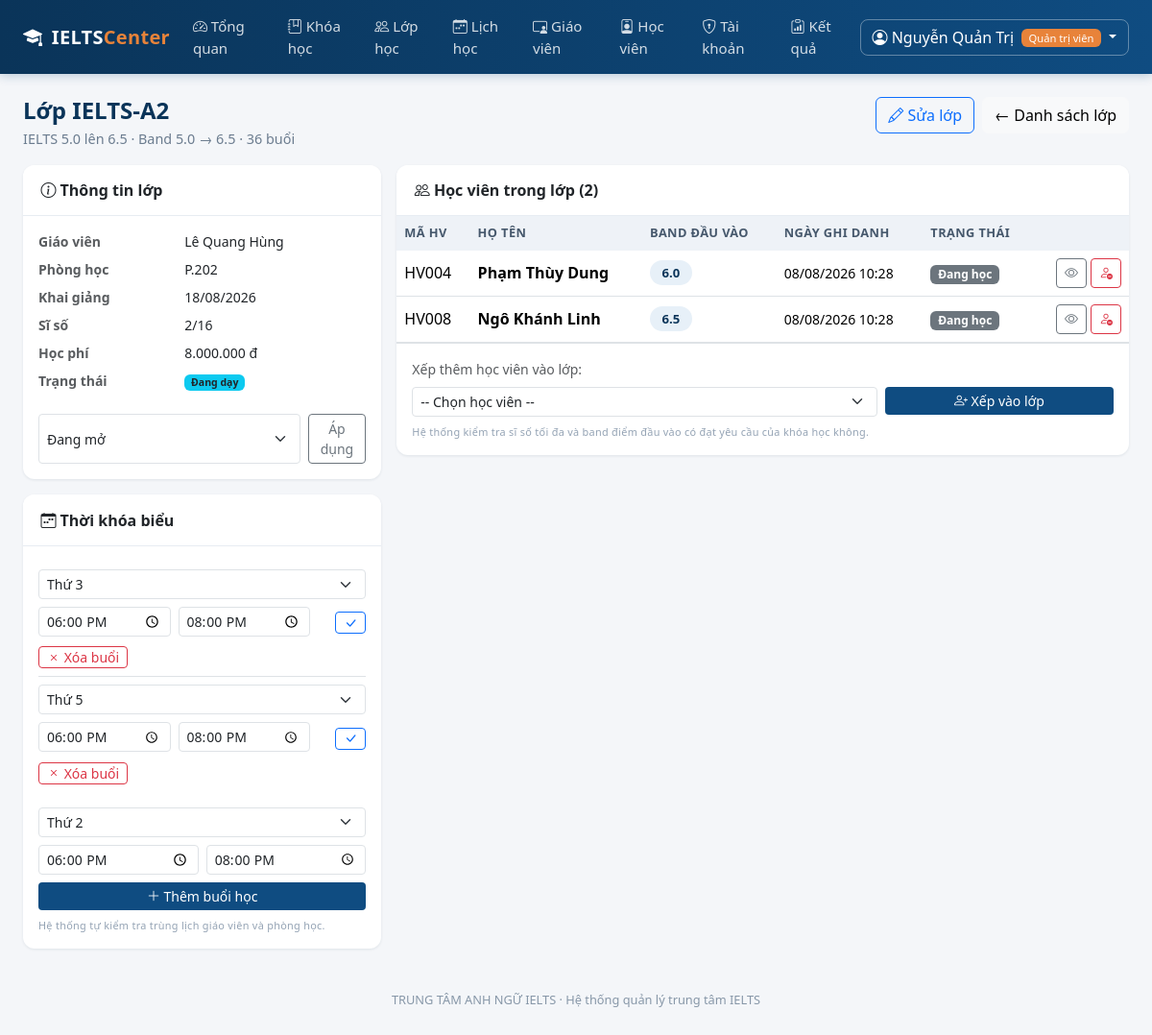
Page /quan-tri/lop-hoc/2 (signed in) on the committed database.
### models.py (models this page shows, shortened)
class User(UserMixin, db.Model):
    __tablename__ = "users"
    id = db.Column(db.Integer, primary_key=True)
    username = db.Column(db.String(50), unique=True, nullable=False, index=True)
    password_hash = db.Column(db.String(255), nullable=False)
    role = db.Column(db.String(20), nullable=False, default=ROLE_STUDENT)
    full_name = db.Column(db.String(120), nullable=False)
    email = db.Column(db.String(120))
    phone = db.Column(db.String(20))
    is_locked = db.Column(db.Boolean, default=False, nullable=False)
    failed_logins = db.Column(db.Integer, default=0, nullable=False)
    created_at = db.Column(db.DateTime, default=datetime.now)
    teacher = db.relationship(
        "TeacherProfile", back_populates="user", uselist=False, cascade="all, delete-orphan"
    )
    student = db.relationship(
        "StudentProfile", back_populates="user", uselist=False, cascade="all, delete-orphan"
    )
    @property
    def role_label(self):
        return ROLE_LABELS.get(self.role, self.role)
    @property
    def is_admin(self):
        return self.role == ROLE_ADMIN

class ClassRoom(db.Model):
    __tablename__ = "classes"
    id = db.Column(db.Integer, primary_key=True)
    code = db.Column(db.String(20), unique=True, nullable=False)
    course_id = db.Column(db.Integer, db.ForeignKey("courses.id"), nullable=False)
    teacher_id = db.Column(db.Integer, db.ForeignKey("teacher_profiles.id"))
    room = db.Column(db.String(30))
    start_date = db.Column(db.Date)
    max_size = db.Column(db.Integer, default=20, nullable=False)
    status = db.Column(db.String(20), default="open", nullable=False)
    course = db.relationship("Course", back_populates="classes")
    teacher = db.relationship("TeacherProfile", back_populates="classes")
    schedules = db.relationship(
        "Schedule", back_populates="classroom", cascade="all, delete-orphan"
    )
    enrollments = db.relationship(
        "Enrollment", back_populates="classroom", cascade="all, delete-orphan"
    )
    @property
    def status_label(self):
        return CLASS_STATUS.get(self.status, self.status)
    @property
    def current_size(self):
        return len([e for e in self.enrollments if e.status in ("studying", "reserved")])

class Course(db.Model):
    __tablename__ = "courses"
    id = db.Column(db.Integer, primary_key=True)
    code = db.Column(db.String(20), unique=True, nullable=False)
    name = db.Column(db.String(150), nullable=False)
    entry_band = db.Column(db.Float, nullable=False)
    target_band = db.Column(db.Float, nullable=False)
    sessions = db.Column(db.Integer, nullable=False, default=36)
    tuition = db.Column(db.Integer, nullable=False, default=0)   # hoc phi (VND)
    is_open = db.Column(db.Boolean, default=True, nullable=False)
    description = db.Column(db.Text)
    classes = db.relationship("ClassRoom", back_populates="course")

class Enrollment(db.Model):
    __tablename__ = "enrollments"
    __table_args__ = (db.UniqueConstraint("student_id", "class_id", name="uq_student_class"),)
    id = db.Column(db.Integer, primary_key=True)
    student_id = db.Column(db.Integer, db.ForeignKey("student_profiles.id"), nullable=False)
    class_id = db.Column(db.Integer, db.ForeignKey("classes.id"), nullable=False)
    enrolled_at = db.Column(db.DateTime, default=datetime.now)
    status = db.Column(db.String(20), default="studying", nullable=False)
    student = db.relationship("StudentProfile", back_populates="enrollments")
    classroom = db.relationship("ClassRoom", back_populates="enrollments")
    scores = db.relationship(
        "ScoreRecord", back_populates="enrollment", cascade="all, delete-orphan"
    )
    @property
    def status_label(self):
        return ENROLL_STATUS.get(self.status, self.status)

class Schedule(db.Model):
    __tablename__ = "schedules"
    id = db.Column(db.Integer, primary_key=True)
    class_id = db.Column(db.Integer, db.ForeignKey("classes.id"), nullable=False)
    weekday = db.Column(db.Integer, nullable=False)      # 0 = Thu 2
    start_time = db.Column(db.String(5), nullable=False)  # 'HH:MM'
    end_time = db.Column(db.String(5), nullable=False)
    classroom = db.relationship("ClassRoom", back_populates="schedules")

class StudentProfile(db.Model):
    __tablename__ = "student_profiles"
    id = db.Column(db.Integer, primary_key=True)
    user_id = db.Column(db.Integer, db.ForeignKey("users.id"), unique=True, nullable=False)
    code = db.Column(db.String(20), unique=True)   # ma hoc vien
    dob = db.Column(db.Date)
    address = db.Column(db.String(200))
    entry_band = db.Column(db.Float)               # band kiem tra dau vao
    is_active = db.Column(db.Boolean, default=True, nullable=False)
    user = db.relationship("User", back_populates="student")
    enrollments = db.relationship(
        "Enrollment", back_populates="student", cascade="all, delete-orphan"
    )
    @property
    def full_name(self):
        return self.user.full_name

### blueprints/admin.py (the view)
@admin_bp.route("/lop-hoc/<int:class_id>")
def class_detail(class_id):
    classroom = db.session.get(ClassRoom, class_id)
    if classroom is None:
        flash("Không tìm thấy lớp học.", "danger")
        return redirect(url_for("admin.classes"))
    active_enrollments = [e for e in classroom.enrollments if e.status != "stopped"]
    enrolled_ids = [e.student_id for e in classroom.enrollments]
    available_students = (
        StudentProfile.query.join(User)
        .filter(StudentProfile.is_active.is_(True), ~StudentProfile.id.in_(enrolled_ids or [0]))
        .order_by(User.full_name)
        .all()
    )
    return render_template(
        "admin/class_detail.html",
        classroom=classroom,
        active_enrollments=active_enrollments,
        weekdays=WEEKDAYS,
        available_students=available_students,
        enroll_status=ENROLL_STATUS,
    )

### templates/admin/class_detail.html (shortened to what this page needs)
{% extends "base.html" %}
{% block content %}
<div class="d-flex justify-content-between align-items-start mb-3 flex-wrap gap-2">
  <div>
    <h4 class="page-title mb-1">Lớp {{ classroom.code }}</h4>
    <p class="page-sub mb-0">
      {{ classroom.course.name }} · Band {{ classroom.course.entry_band }} → {{ classroom.course.target_band }}
      · {{ classroom.course.sessions }} buổi
    </p>
  </div>
  <div class="d-flex gap-2">
    <a href="{{ url_for('admin.class_form', class_id=classroom.id) }}" class="btn btn-outline-primary"><i class="bi bi-pencil"></i> Sửa lớp</a>
    <a href="{{ url_for('admin.classes') }}" class="btn btn-light">← Danh sách lớp</a>
  </div>
</div>
<div class="row g-3">
  <div class="col-lg-4">
    <div class="card mb-3">
      <div class="card-header"><i class="bi bi-info-circle"></i> Thông tin lớp</div>
      <div class="card-body">
        <dl class="row mb-0 small">
          <dt class="col-5 text-muted">Giáo viên</dt>
          <dd class="col-7">{% if classroom.teacher %}{{ classroom.teacher.full_name }}{% else %}<span class="text-danger">Chưa phân công</span>{% endif %}</dd>
          <dt class="col-5 text-muted">Phòng học</dt><dd class="col-7">{{ classroom.room or '—' }}</dd>
          <dt class="col-5 text-muted">Khai giảng</dt><dd class="col-7">{{ classroom.start_date | date_vn }}</dd>
          <dt class="col-5 text-muted">Sĩ số</dt><dd class="col-7">{{ classroom.current_size }}/{{ classroom.max_size }}</dd>
          <dt class="col-5 text-muted">Học phí</dt><dd class="col-7">{{ classroom.course.tuition | vnd }}</dd>
          <dt class="col-5 text-muted">Trạng thái</dt><dd class="col-7"><span class="badge bg-info text-dark">{{ classroom.status_label }}</span></dd>
        </dl>
        <form method="post" action="{{ url_for('admin.class_status', class_id=classroom.id) }}" class="mt-3 d-flex gap-2"
              data-confirm="Đổi trạng thái lớp {{ classroom.code }}?">
          <select name="status" class="form-select form-select-sm">
            <option value="open">Đang mở</option>
          </select>
          <button class="btn btn-sm btn-outline-secondary">Áp dụng</button>
        </form>
      </div>
    </div>
    <div class="card">
      <div class="card-header"><i class="bi bi-calendar-week"></i> Thời khóa biểu</div>
      <div class="card-body">
        {% if classroom.schedules %}
          <ul class="list-group list-group-flush mb-3">
            {% for s in classroom.schedules %}
              <li class="list-group-item px-0 py-2">
                <form method="post" action="{{ url_for('admin.schedule_update', schedule_id=s.id) }}"
                      class="row g-2 align-items-center mb-2">
                  <div class="col-12">
                    <select name="weekday" class="form-select form-select-sm">
                      {% for d in weekdays %}
                        <option value="{{ loop.index0 }}" {% if s.weekday == loop.index0 %}selected{% endif %}>{{ d }}</option>
                      {% endfor %}
                    </select>
                  </div>
                  <div class="col-5"><input type="time" name="start_time" class="form-control form-control-sm" value="{{ s.start_time }}" required></div>
                  <div class="col-5"><input type="time" name="end_time" class="form-control form-control-sm" value="{{ s.end_time }}" required></div>
                  <div class="col-2 text-end">
                    <button class="btn btn-sm btn-outline-primary py-0" title="Lưu thay đổi"><i class="bi bi-check-lg"></i></button>
                  </div>
                </form>
                <form method="post" action="{{ url_for('admin.schedule_delete', schedule_id=s.id) }}"
                      data-confirm="Xóa buổi học này khỏi thời khóa biểu?">
                  <button class="btn btn-sm btn-outline-danger py-0"><i class="bi bi-x"></i> Xóa buổi</button>
                </form>
              </li>
            {% endfor %}
          </ul>
        {% else %}
          <p class="text-muted small">Chưa xếp buổi học nào.</p>
        {% endif %}
        <form method="post" action="{{ url_for('admin.schedule_add', class_id=classroom.id) }}" class="row g-2">
          <div class="col-12">
            <select name="weekday" class="form-select form-select-sm">
              {% for d in weekdays %}<option value="{{ loop.index0 }}">{{ d }}</option>{% endfor %}
            </select>
          </div>
          <div class="col-6"><input type="time" name="start_time" class="form-control form-control-sm" value="18:00" required></div>
          <div class="col-6"><input type="time" name="end_time" class="form-control form-control-sm" value="20:00" required></div>
          <div class="col-12">
            <button class="btn btn-sm btn-primary w-100" style="background:var(--brand);border:none">
              <i class="bi bi-plus-lg"></i> Thêm buổi học
            </button>
          </div>
        </form>
        <p class="uc-tag mt-2 mb-0">Hệ thống tự kiểm tra trùng lịch giáo viên và phòng học.</p>
      </div>
    </div>
  </div>
  <div class="col-lg-8">
    <div class="card">
      <div class="card-header d-flex justify-content-between align-items-center">
        <span><i class="bi bi-people"></i> Học viên trong lớp ({{ active_enrollments|length }})</span>
      </div>
      <div class="table-responsive">
        <table class="table table-hover mb-0">
          <thead><tr><th>Mã HV</th><th>Họ tên</th><th>Band đầu vào</th><th>Ngày ghi danh</th><th>Trạng thái</th><th></th></tr></thead>
          <tbody>
          {% for e in active_enrollments %}
            <tr>
              <td>{{ e.student.code or '—' }}</td>
              <td class="fw-semibold">{{ e.student.full_name }}</td>
              <td><span class="band-pill">{{ e.student.entry_band or '—' }}</span></td>
              <td class="small">{{ e.enrolled_at | datetime_vn }}</td>
              <td><span class="badge bg-secondary">{{ e.status_label }}</span></td>
              <td class="text-end">
                <div class="d-flex justify-content-end gap-1">
                  <a href="{{ url_for('admin.student_detail', student_id=e.student_id) }}" class="btn btn-sm btn-outline-secondary" title="Xem hồ sơ"><i class="bi bi-eye"></i></a>
                  <form method="post" action="{{ url_for('admin.class_remove_student', class_id=classroom.id, enrollment_id=e.id) }}"
                        data-confirm="Xóa {{ e.student.full_name }} khỏi lớp {{ classroom.code }}? Lịch sử điểm sẽ được giữ lại.">
                    <button class="btn btn-sm btn-outline-danger" title="Xóa khỏi lớp"><i class="bi bi-person-dash"></i></button>
                  </form>
                </div>
              </td>
            </tr>
          {% else %}
            <tr><td colspan="6" class="text-center text-muted py-4">Lớp chưa có học viên.</td></tr>
          {% endfor %}
          </tbody>
        </table>
      </div>
      <div class="card-body border-top">
        <div class="small text-muted mb-2">Xếp thêm học viên vào lớp:</div>
        <form method="post" action="{{ url_for('admin.class_add_student', class_id=classroom.id) }}" class="row g-2">
          <div class="col-md-8">
            <select name="student_id" class="form-select form-select-sm" required>
              <option value="">-- Chọn học viên --</option>
            </select>
          </div>
          <div class="col-md-4">
            <button class="btn btn-sm btn-primary w-100" style="background:var(--brand);border:none">
              <i class="bi bi-person-plus"></i> Xếp vào lớp
            </button>
          </div>
        </form>
        <p class="uc-tag mt-2 mb-0">
          Hệ thống kiểm tra sĩ số tối đa và band điểm đầu vào có đạt yêu cầu của khóa học không.
        </p>
      </div>
    </div>
  </div>
</div>
{% endblock %}

### templates/base.html (shortened to what this page needs)
<!DOCTYPE html>
<html lang="vi">
<head>
  <link href="{{ url_for('static', filename='vendor/bootstrap/bootstrap.min.css') }}" rel="stylesheet">
  <link href="{{ url_for('static', filename='vendor/bootstrap-icons/bootstrap-icons.min.css') }}" rel="stylesheet">
  <link rel="stylesheet" href="{{ url_for('static', filename='css/style.css') }}">
</head>
<body class="{% if not current_user.is_authenticated %}page-auth{% endif %}">
{% if current_user.is_authenticated %}
<nav class="navbar navbar-expand-lg app-navbar sticky-top">
  <div class="container-fluid px-4">
    <a class="navbar-brand" href="{{ url_for('auth.index') }}">
      <i class="bi bi-mortarboard-fill me-1"></i> IELTS<span class="brand-light">Center</span>
    </a>
    <div class="collapse navbar-collapse" id="mainNav">
      <ul class="navbar-nav me-auto">
        {% if current_user.is_admin %}
          <li class="nav-item"><a class="nav-link" href="{{ url_for('admin.dashboard') }}"><i class="bi bi-speedometer2"></i> Tổng quan</a></li>
          <li class="nav-item"><a class="nav-link" href="{{ url_for('admin.courses') }}"><i class="bi bi-journal-bookmark"></i> Khóa học</a></li>
          <li class="nav-item"><a class="nav-link" href="{{ url_for('admin.classes') }}"><i class="bi bi-people"></i> Lớp học</a></li>
          <li class="nav-item"><a class="nav-link" href="{{ url_for('admin.schedule_management') }}"><i class="bi bi-calendar-week"></i> Lịch học</a></li>
          <li class="nav-item"><a class="nav-link" href="{{ url_for('admin.teachers') }}"><i class="bi bi-person-video3"></i> Giáo viên</a></li>
          <li class="nav-item"><a class="nav-link" href="{{ url_for('admin.students') }}"><i class="bi bi-person-badge"></i> Học viên</a></li>
          <li class="nav-item"><a class="nav-link" href="{{ url_for('admin.accounts') }}"><i class="bi bi-shield-lock"></i> Tài khoản</a></li>
          <li class="nav-item"><a class="nav-link" href="{{ url_for('admin.scores') }}"><i class="bi bi-clipboard-data"></i> Kết quả</a></li>
        {% elif current_user.is_teacher %}
          <li class="nav-item"><a class="nav-link" href="{{ url_for('teacher.dashboard') }}"><i class="bi bi-speedometer2"></i> Lớp giảng dạy</a></li>
          <li class="nav-item"><a class="nav-link" href="{{ url_for('teacher.schedule') }}"><i class="bi bi-calendar-week"></i> Lịch dạy</a></li>
        {% endif %}
      </ul>
      <div class="dropdown">
        <a class="btn btn-user dropdown-toggle" href="#" data-bs-toggle="dropdown">
          <i class="bi bi-person-circle"></i>
          {{ current_user.full_name }}
          <span class="badge role-badge ms-1">{{ current_user.role_label }}</span>
        </a>
      </div>
    </div>
  </div>
</nav>
{% endif %}
<main class="{% if current_user.is_authenticated %}container-fluid px-4 py-4{% else %}auth-wrapper{% endif %}">
  {% block content %}{% endblock %}
</main>
{% if current_user.is_authenticated %}
<footer class="app-footer">
  {{ CENTER_NAME }} · Hệ thống quản lý trung tâm IELTS
</footer>
{% endif %}
</body>
</html>

### rows in the picture
User: full_name "Nguyễn Quản Trị", role_label "Quản trị viên"
ClassRoom: code "IELTS-A2", room "P.202", start_date "18/08/2026", max_size "16", status_label "Đang dạy"
Course: course.name "IELTS 5.0 lên 6.5", course.entry_band "5.0", course.target_band "6.5", course.sessions "36", course.tuition|vnd "8.000.000 đ"
User: teacher.full_name "Lê Quang Hùng"
Enrollment: current_size "2", student "HV004", student.full_name "Phạm Thùy Dung", student "6.0", enrolled_at "08/08/2026 10:28", status_label "Đang học"
Schedule: weekday "Thứ 3", start_time "18:00", end_time "20:00"
Schedule: weekday "Thứ 5", start_time "18:00", end_time "20:00"
Enrollment: student "HV008", student.full_name "Ngô Khánh Linh", student "6.5", enrolled_at "08/08/2026 10:28", status_label "Đang học"

### other values in the picture
{{ active_enrollments|length }} "2"
{{ CENTER_NAME }} "TRUNG TÂM ANH NGỮ IELTS"
form field weekday "Thứ 2"
